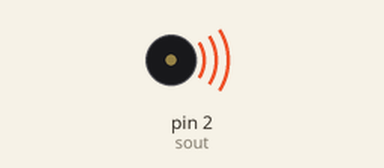
This sketch was run on a simulated Arduino Uno, built with avr-gcc and run on an emulated ATmega328P. Parts: buzzer (waves = sounding).

Above: at 0.3 s.
At 0.63 s:
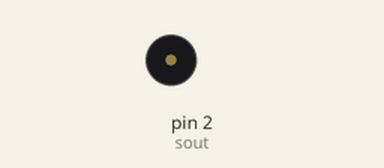
Timing chart, 0 to 12.4 s (numbered marks = the images above):
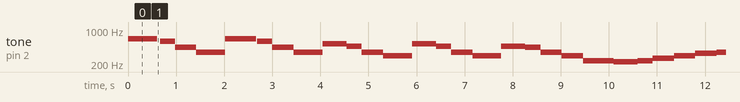

The sketch:

Careless_whisper.ino
```cpp
#include"melody.h"
int sout=2; //speaker output
void setup() {

}

void loop() {

tone(sout, e5,610);
delay(666);
tone(sout, d5,650);
delay(314);
tone(sout, a4, 650);
delay(444);
tone(sout, f4, 850);
delay(600);//v1
tone(sout, e5,640);
delay(666);
tone(sout, d5,650);
delay(314);
tone(sout, a4, 650);
delay(444);
tone(sout, f4, 850);
delay(600);//v1

tone(sout, c5,640);
delay(500);
tone(sout, as4,650);
delay(314);
tone(sout, f4, 650);
delay(444);
tone(sout, d4, 850);
delay(600);//v2
tone(sout, c5,640);
delay(500);
tone(sout, as4,650);
delay(314);
tone(sout, f4, 650);
delay(444);
tone(sout, d4, 850);
delay(600);
//v3
tone(sout, as4,640);
delay(500);
tone(sout, a4,650);
delay(314);
tone(sout, f4, 650);
delay(444);
tone(sout, d4, 850);
delay(444);
tone(sout, as3, 850);
delay(630);
//v4
tone(sout, a3,540);
delay(500);
tone(sout, as3,550);
delay(314);
tone(sout, c4, 650);
delay(444);
tone(sout, d4, 850);
delay(444);
tone(sout, e4, 850);
delay(444);
tone(sout, f4, 850);
delay(444);
tone(sout, g4, 850);
delay(444);
tone(sout, a4, 850);
delay(6000);

}
```

melody.h
```cpp
//octive 2

#define c2 65 	//c2
#define cs2 69	//c#2
#define d2  73	//d2
#define ds2 77	//d#2
#define e2 82	//e2
#define f2 87	//f2
#define fs2 92	//f#2
#define g2 98	//g2
#define gs2 103	//g#2
#define a2 110	//a2
#define as2 116	//a#2
#define b2 123	//b2

//octive 3

#define c3 130
#define cs3 180
#define d3  146
#define ds3 155
#define e3 164
#define f3 174
#define fs3 185
#define g3 196
#define gs3 207
#define a3 220
#define as3 233
#define b3 246
//octive 4
#define c4 261
#define cs4 277
#define d4  293
#define ds4 311
#define e4 329
#define f4 349
#define fs4 369
#define g4 392
#define gs4 415
#define a4 440
#define as4 466
#define b4 493
//octive 5
#define c5 523.25
#define cs5 554
#define d5  587
#define ds5 622
#define e5 659
#define f5 698
#define fs5 739
#define g5  783
#define gs5 830
#define a5 880
#define as5 932
#define b5 987
//octive 6
#define c6 1046
#define cs6 1108
#define d6  1174
#define ds6 1244
#define e6 1318
#define f6 1396
#define fs6 1479
#define g6  1567
#define gs6 1661
#define a6 1760
#define as6 1864
#define b6 1975
//octive 7
#define c7 2093
#define cs7 2217
#define d7  2349
#define ds7 2489
#define e7 2637
#define f7 2793
#define fs7 2959
#define g7  3135
#define gs7 3322
#define a7 3520
#define as7 3729
#define b7 3951
//octive 8
#define c8 4186
#define cs8 4434
#define d8  4698
#define ds8 4978
#define e8 5274
#define f8 5587
#define fs8 5919
#define g8  6271
#define gs8 6644
#define a8 7040
#define as8 7458
#define b8 7902
```

Measured:
- by itself, tone on pin 2 (sout): plays 659 Hz for 0.61 s, 587 Hz for 0.31 s, 440 Hz for 0.44 s, 349 Hz for 0.60 s, 659 Hz for 0.64 s, 587 Hz for 0.31 s … (203 notes in this stretch)
